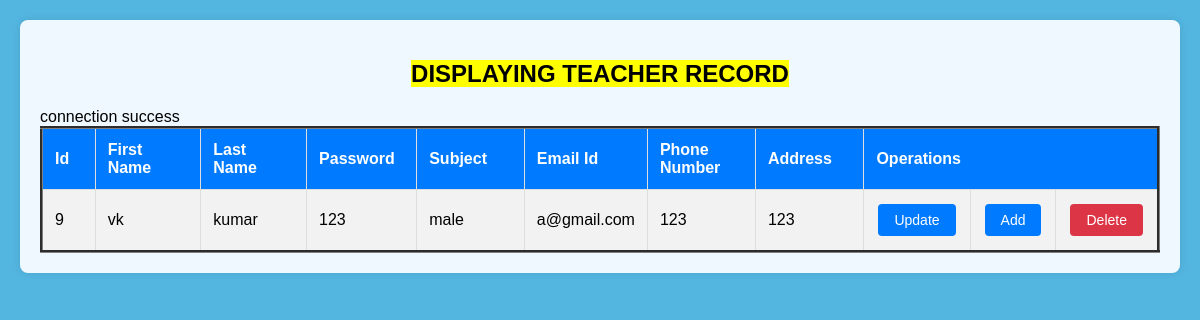
The app's page /school_management/teacher_display.php with its own data.
### tables this page shows
CREATE TABLE `teacher` (
  `id` int(11) NOT NULL,
  `fname` varchar(100) NOT NULL,
  `lname` varchar(100) NOT NULL,
  `password` varchar(255) NOT NULL,
  `cpassword` varchar(255) NOT NULL,
  `gender` varchar(10) NOT NULL,
  `email` varchar(100) NOT NULL,
  `phone` varchar(20) NOT NULL,
  `address` text NOT NULL
);

### school_management/teacher_display.php (the view, shortened to what this page needs)
<!DOCTYPE html>
<html>
<head>
</head>
<body>
    <div class="container">
        <h2><mark>DISPLAYING TEACHER RECORD</mark></h2>
        <table border="3" cellspacing="7">
            <tr>
                <th width="5%">Id</th>
                <th width="10%">First Name</th>
                <th width="10%">Last Name</th>
                <th width="10%">Password</th>
                <th width="10%">Subject</th>
                <th width="10%">Email Id</th>
                <th width="10%">Phone Number</th>
                <th width="10%">Address</th>
                <th colspan="3" width="15%">Operations</th>
            </tr>
            <?php
            include("connection.php");
            $query = "SELECT * FROM teacher";
            $data = mysqli_query($conn, $query);
            $total = mysqli_num_rows($data);
            if ($total != 0) {
                while ($result = mysqli_fetch_assoc($data)) {
                    echo "<tr>
                        <td>" . htmlspecialchars($result['id']) . "</td>
                        <td>" . htmlspecialchars($result['fname']) . "</td>
                        <td>" . htmlspecialchars($result['lname']) . "</td>
                        <td>" . htmlspecialchars($result['password']) . "</td>
                        <td>" . htmlspecialchars($result['gender']) . "</td>
                        <td>" . htmlspecialchars($result['email']) . "</td>
                        <td>" . htmlspecialchars($result['phone']) . "</td>
                        <td>" . htmlspecialchars($result['address']) . "</td>
                        <td class='operations'>
                            <a href='teacherupdate_detail.php?result=" . urlencode(json_encode($result)) . "'>Update</a>
                        </td>
                        <td class='operations'>
                            <a href='teacheradd_detail.php'>Add</a>
                        </td>
                        <td class='operations'>
                            <form method='post' action='teacher_display.php'>
                                <input type='hidden' name='delete_id' value='" . htmlspecialchars($result['id']) . "'>
                                <input type='submit' value='Delete' onclick='return confirm(\"Are you sure you want to delete this record?\");'>
                            </form>
                        </td>
                    </tr>";
                }
            } else {
                echo "<tr><td colspan='11' style='text-align:center;'>No record found</td></tr>";
            }
            ?>
        </table>
    </div>
</body>
</html>

### school_management/teacher_display.php (style rules this page uses)
body { background-color: #53b6e1; font-family: Arial, sans-serif; margin: 0; padding: 20px; display: flex; justify-content: center; }
.container { width: 100%; max-width: 1200px; background-color: aliceblue; border-radius: 8px; box-shadow: 0 0 10px rgba(0, 0, 0, 0.1); padding: 20px; box-sizing: border-box; }
h2 { text-align: center; color: #007bff; margin-bottom: 20px; }
table { width: 100%; border-collapse: collapse; }
th, td { padding: 12px; border: 1px solid #ddd; text-align: left; }
th { background-color: #007bff; color: white; }
tr:nth-child(even) { background-color: #f2f2f2; }
.operations a, .operations form { display: inline-block; margin: 2px; }
.operations a { padding: 8px 16px; border-radius: 4px; background-color: #007bff; color: white; text-decoration: none; text-align: center; font-size: 14px; }
.operations form input[type="submit"] { padding: 8px 16px; border: none; border-radius: 4px; background-color: #dc3545; color: white; cursor: pointer; font-size: 14px; }

### records on screen
teacher: id "9", fname "vk", lname "kumar", password "123", gender "male", email "a@gmail.com", phone "123", address "123"
